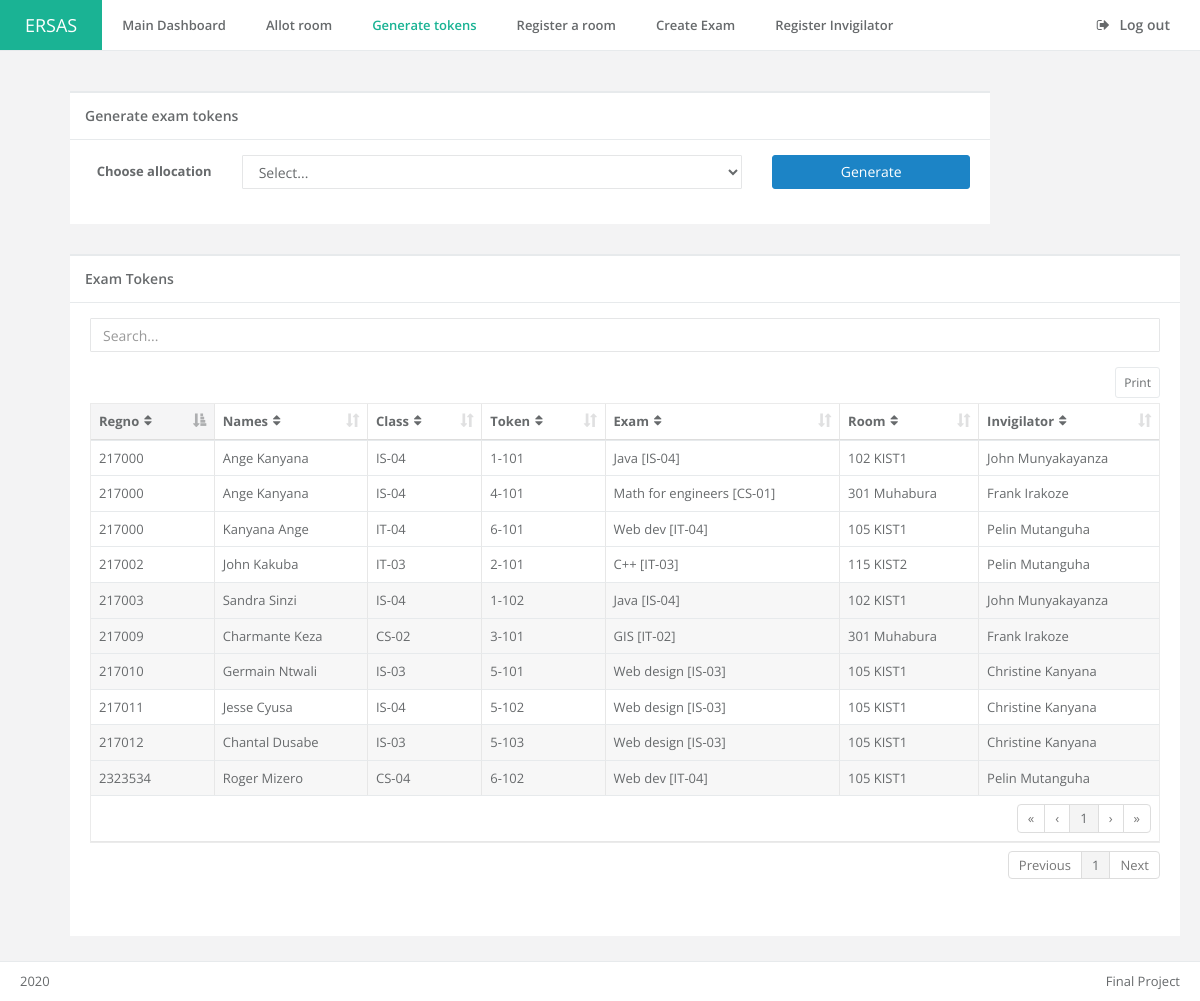
The app's page /generate_token.php (signed in) with its own data.
### tables this page shows
CREATE TABLE `tbl_student` (
  `stu_id` int(11) NOT NULL,
  `firstname` varchar(255) DEFAULT NULL,
  `lastname` varchar(255) DEFAULT NULL,
  `regno` varchar(255) DEFAULT NULL,
  `dept` varchar(255) DEFAULT NULL,
  `year` varchar(255) DEFAULT NULL,
  `exam` int(255) DEFAULT NULL,
  `token` varchar(255) DEFAULT '0'
);

CREATE TABLE `tbl_exam` (
  `exam_id` int(11) NOT NULL,
  `course` varchar(255) DEFAULT NULL,
  `dept` varchar(255) DEFAULT NULL,
  `year` varchar(255) DEFAULT NULL,
  `edate` date DEFAULT NULL,
  `etime` time DEFAULT NULL
);

CREATE TABLE `tbl_room` (
  `room_id` int(11) NOT NULL,
  `location` varchar(255) DEFAULT NULL,
  `room_no` int(11) DEFAULT NULL,
  `capacity` int(11) DEFAULT NULL
);

CREATE TABLE `tbl_invigilator` (
  `invig_id` int(11) NOT NULL,
  `firstname` varchar(255) DEFAULT NULL,
  `lastname` varchar(255) DEFAULT NULL,
  `dept` varchar(255) DEFAULT NULL
);

### generate_token.php (the view, shortened to what this page needs)
<?php
include_once 'connection.php';
?>
<!DOCTYPE html>
<html>
<?php include_once 'head.php'; ?>
<body class="top-navigation">
    <div id="wrapper">
        <div id="page-wrapper" class="gray-bg">
            <div class="row border-bottom white-bg">
                <nav class="navbar navbar-static-top" role="navigation">
                    <div class="navbar-header">
                        <a href="admin" class="navbar-brand">ERSAS</a>
                    </div>
                    <div class="navbar-collapse collapse" id="navbar">
                        <ul class="nav navbar-nav">
                            <li class="">
                                <a aria-expanded="false" role="button" href="admin"> Main Dashboard</a>
                            </li>
                            <li class="">
                                <a aria-expanded="false" role="button" href="allot_room"> Allot room</a>
                            </li>
                            <li class="active">
                                <a aria-expanded="false" role="button" href="generate_token"> Generate tokens</a>
                            </li>
                            <li class="">
                                <a aria-expanded="false" role="button" href="register_room"> Register a room</a>
                            </li>
                            <li>
                                <a aria-expanded="false" role="button" href="create_exam"> Create Exam</a>
                            </li>
                            <li class="">
                                <a aria-expanded="false" role="button" href="register_invig"> Register Invigilator</a>
                            </li>
                        </ul>
                        <ul class="nav navbar-top-links navbar-right">
                            <li>
                                <a href="logout">
                                    <i class="fa fa-sign-out"></i> Log out
                                </a>
                            </li>
                        </ul>
                    </div>
                </nav>
            </div>
            <div class="wrapper wrapper-content">
                <div class="container">
                    <div class="row col-lg-10">
                        <div class="ibox-title">
                            <h5>Generate exam tokens</h5>
                        </div>
                        <div class="ibox-content">
                            <form class="form-horizontal" method="POST" action="generate_token">
                                <div class="form-group">
                                    <label class="col-lg-2 control-label">Choose allocation</label>
                                    <div class="col-lg-7">
                                        <select class="form-control" name="gtoken">
                                            <option selected="" disabled=""> Select...</option>
                                        </select>
                                    </div>
                                    <div class="col-lg-3">
                                        <button class="btn btn-block btn-md btn-success" name="submit" type="submit">Generate</button>
                                    </div>
                                </div>
                            </form>
                        </div>
                    </div>
                    <div class="row col-lg-12 m-t-lg">
                        <div class="ibox float-e-margins">
                            <div class="ibox-title">
                                <h5>Exam Tokens</h5>
                            </div>
                            <div class="ibox-content">
                                <div class="table-responsive">
                                    <input type="text" class="form-control input-md m-b" id="filter" placeholder="Search...">
                                    <table class="footable table table-bordered dataTables-example" data-page-size="10" data-filter=#filter>
                                        <thead>
                                            <tr>
                                                <th>Regno</th>
                                                <th>Names</th>
                                                <th>Class</th>
                                                <th>Token</th>
                                                <th>Exam</th>
                                                <th>Room</th>
                                                <th>Invigilator</th>
                                            </tr>
                                        </thead>
                                        <tbody>
                                            <?php
                                            $query  = "SELECT * FROM tbl_student WHERE token != 0 ORDER BY exam";
                                            $result = mysqli_query($conn, $query);
                                            while ($row = mysqli_fetch_array($result)) {
                                                $regno = $row['regno'];
                                                $names = $row['firstname']." ".$row['lastname'];
                                                $token = $row['token'];
                                                $exam  = $row['exam'];
                                                $class = $row['dept']."-0".$row['year'];
                                                $sql1  = "SELECT * FROM tbl_allot WHERE exam = $exam";
                                                $res1  = mysqli_query($conn, $sql1);
                                                $row1  = mysqli_fetch_array($res1);
                                                $room  = $row1['room'];
                                                $invig = $row1['invig'];
                                                $tok   = $exam."-".$token;
                                                ?>
                                                <tr>
                                                    <td><?php echo $regno; ?></td>
                                                    <td><?php echo $names; ?></td>
                                                    <td><?php echo $class; ?></td>
                                                    <td><?php echo $tok; ?></td>
                                                    <td>
                                                        <?php
                                                        $sql  = "SELECT * FROM tbl_exam WHERE exam_id = $exam";
                                                        $res  = mysqli_query($conn, $sql);
                                                        $rows = mysqli_fetch_array($res);
                                                        echo $rows['course']." [".$rows['dept']."-0".$rows['year']."]";
                                                        ?>
                                                    </td>
                                                    <td>
                                                        <?php
                                                        $sql2 = "SELECT * FROM tbl_room WHERE room_id = $room";
                                                        $res2 = mysqli_query($conn, $sql2);
                                                        $row2 = mysqli_fetch_array($res2);
                                                        echo $row2['room_no']." ".$row2['location'];
                                                        ?>
                                                    </td>
                                                    <td>
                                                        <?php
                                                        $sql3 = "SELECT * FROM tbl_invigilator WHERE invig_id = $invig";
                                                        $res3 = mysqli_query($conn, $sql3);
                                                        $row3 = mysqli_fetch_array($res3);
                                                        echo $row3['firstname']." ".$row3['lastname'];
                                                        ?>
                                                    </td>
                                                </tr>
                                            <?php } ?>
                                        </tbody>
                                        <tfoot>
                                            <tr>
                                                <td colspan="7">
                                                    <ul class="pagination pull-right"></ul>
                                                </td>
                                            </tr>
                                        </tfoot>
                                    </table>
                                </div>
                            </div>
                        </div>
                    </div>
                </div>
                <?php include_once 'footer.php'; ?>

### records on screen
tbl_student: regno "217000", names "Ange Kanyana", class "IS-04", tok "1-101", tbl_exam.course "Java", tbl_exam.dept "IS", tbl_exam.year "4", tbl_room.room_no "102", tbl_room.location "KIST1", tbl_invigilator.firstname "John", tbl_invigilator.lastname "Munyakayanza"
tbl_student: regno "217003", names "Sandra Sinzi", class "IS-04", tok "1-102", tbl_exam.course "Java", tbl_exam.dept "IS", tbl_exam.year "4", tbl_room.room_no "102", tbl_room.location "KIST1", tbl_invigilator.firstname "John", tbl_invigilator.lastname "Munyakayanza"
tbl_student: regno "217002", names "John Kakuba", class "IT-03", tok "2-101", tbl_exam.course "C++", tbl_exam.dept "IT", tbl_exam.year "3", tbl_room.room_no "115", tbl_room.location "KIST2", tbl_invigilator.firstname "Pelin", tbl_invigilator.lastname "Mutanguha"
tbl_student: regno "217009", names "Charmante Keza", class "CS-02", tok "3-101", tbl_exam.course "GIS", tbl_exam.dept "IT", tbl_exam.year "2", tbl_room.room_no "301", tbl_room.location "Muhabura", tbl_invigilator.firstname "Frank", tbl_invigilator.lastname "Irakoze"
tbl_student: regno "217000", names "Ange Kanyana", class "IS-04", tok "4-101", tbl_exam.course "Math for engineers", tbl_exam.dept "CS", tbl_exam.year "1", tbl_room.room_no "301", tbl_room.location "Muhabura", tbl_invigilator.firstname "Frank", tbl_invigilator.lastname "Irakoze"
tbl_student: regno "217010", names "Germain Ntwali", class "IS-03", tok "5-101", tbl_exam.course "Web design", tbl_exam.dept "IS", tbl_exam.year "3", tbl_room.room_no "105", tbl_room.location "KIST1", tbl_invigilator.firstname "Christine", tbl_invigilator.lastname "Kanyana"
tbl_student: regno "217011", names "Jesse Cyusa", class "IS-04", tok "5-102", tbl_exam.course "Web design", tbl_exam.dept "IS", tbl_exam.year "3", tbl_room.room_no "105", tbl_room.location "KIST1", tbl_invigilator.firstname "Christine", tbl_invigilator.lastname "Kanyana"
tbl_student: regno "217012", names "Chantal Dusabe", class "IS-03", tok "5-103", tbl_exam.course "Web design", tbl_exam.dept "IS", tbl_exam.year "3", tbl_room.room_no "105", tbl_room.location "KIST1", tbl_invigilator.firstname "Christine", tbl_invigilator.lastname "Kanyana"
tbl_student: regno "217000", names "Kanyana Ange", class "IT-04", tok "6-101", tbl_exam.course "Web dev", tbl_exam.dept "IT", tbl_exam.year "4", tbl_room.room_no "105", tbl_room.location "KIST1", tbl_invigilator.firstname "Pelin", tbl_invigilator.lastname "Mutanguha"
tbl_student: regno "2323534", names "Roger Mizero", class "CS-04", tok "6-102", tbl_exam.course "Web dev", tbl_exam.dept "IT", tbl_exam.year "4", tbl_room.room_no "105", tbl_room.location "KIST1", tbl_invigilator.firstname "Pelin", tbl_invigilator.lastname "Mutanguha"
